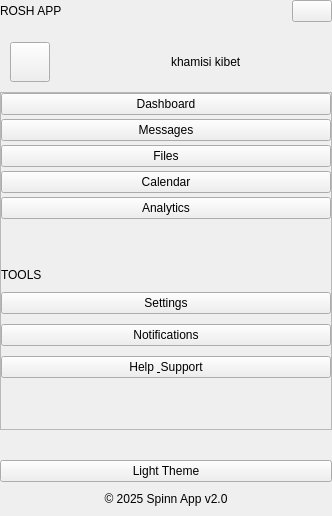
<?xml version='1.0' encoding='utf-8'?>
<ui version="4.0">
 <class>CustomComponent</class>
 <widget class="QCustomComponent" name="CustomComponent">
  <property name="geometry">
   <rect>
    <x>0</x>
    <y>0</y>
    <width>332</width>
    <height>516</height>
   </rect>
  </property>
  <property name="windowTitle">
   <string>CustomComponent</string>
  </property>
  <layout class="QVBoxLayout" name="verticalLayout">
   <property name="spacing">
    <number>10</number>
   </property>
   <property name="leftMargin">
    <number>0</number>
   </property>
   <property name="topMargin">
    <number>0</number>
   </property>
   <property name="rightMargin">
    <number>0</number>
   </property>
   <property name="bottomMargin">
    <number>0</number>
   </property>
   <item>
    <widget class="QCustomHamburgerMenu" name="leftHamburgerMenu">
     <property name="acrylicEnabled" stdset="0">
      <bool>true</bool>
     </property>
     <property name="autoHide" stdset="0">
      <bool>true</bool>
     </property>
     <property name="showButtonName" stdset="0">
      <string>BtnLeftSideDrawer</string>
     </property>
     <property name="hideButtonName" stdset="0">
      <string>hideHamburgerBtn</string>
     </property>
     <layout class="QVBoxLayout" name="verticalLayout_3">
      <property name="spacing">
       <number>10</number>
      </property>
      <property name="leftMargin">
       <number>0</number>
      </property>
      <property name="topMargin">
       <number>0</number>
      </property>
      <property name="rightMargin">
       <number>0</number>
      </property>
      <property name="bottomMargin">
       <number>0</number>
      </property>
      <item>
       <widget class="QWidget" name="leftDrawerWidget" native="true">
        <layout class="QVBoxLayout" name="verticalLayout_2">
         <property name="spacing">
          <number>10</number>
         </property>
         <property name="leftMargin">
          <number>0</number>
         </property>
         <property name="topMargin">
          <number>0</number>
         </property>
         <property name="rightMargin">
          <number>0</number>
         </property>
         <property name="bottomMargin">
          <number>0</number>
         </property>
         <item>
          <widget class="QWidget" name="headerWidget" native="true">
           <layout class="QHBoxLayout" name="horizontalLayout">
            <property name="spacing">
             <number>10</number>
            </property>
            <property name="leftMargin">
             <number>0</number>
            </property>
            <property name="topMargin">
             <number>0</number>
            </property>
            <property name="rightMargin">
             <number>0</number>
            </property>
            <property name="bottomMargin">
             <number>0</number>
            </property>
            <item>
             <widget class="QLabel" name="appTitleLabel">
              <property name="text">
               <string>ROSH APP</string>
              </property>
             </widget>
            </item>
            <item alignment="Qt::AlignmentFlag::AlignRight">
             <widget class="QPushButton" name="hideHamburgerBtn">
              <property name="text">
               <string />
              </property>
              <property name="icon">
               <iconset resource="../Qss/icons/_icons.qrc">
                <normaloff>:/material_design/icons/material_design/close.png</normaloff>:/material_design/icons/material_design/close.png</iconset>
              </property>
             </widget>
            </item>
           </layout>
          </widget>
         </item>
         <item>
          <widget class="QCustomHorizontalSeparator" name="headerSeparator" />
         </item>
         <item alignment="Qt::AlignmentFlag::AlignTop">
          <widget class="QWidget" name="profileWidget" native="true">
           <layout class="QHBoxLayout" name="profileLayout">
            <property name="spacing">
             <number>10</number>
            </property>
            <property name="leftMargin">
             <number>10</number>
            </property>
            <property name="topMargin">
             <number>0</number>
            </property>
            <property name="rightMargin">
             <number>10</number>
            </property>
            <property name="bottomMargin">
             <number>0</number>
            </property>
            <item alignment="Qt::AlignmentFlag::AlignLeft">
             <widget class="QPushButton" name="profileBtn">
              <property name="minimumSize">
               <size>
                <width>40</width>
                <height>40</height>
               </size>
              </property>
              <property name="maximumSize">
               <size>
                <width>40</width>
                <height>40</height>
               </size>
              </property>
              <property name="text">
               <string />
              </property>
              <property name="icon">
               <iconset resource="../Qss/icons/_icons.qrc">
                <normaloff>:/material_design/icons/material_design/account_circle.png</normaloff>:/material_design/icons/material_design/account_circle.png</iconset>
              </property>
              <property name="iconSize">
               <size>
                <width>20</width>
                <height>20</height>
               </size>
              </property>
             </widget>
            </item>
            <item>
             <widget class="QLabel" name="userInfoLabel">
              <property name="text">
               <string>khamisi kibet</string>
              </property>
              <property name="alignment">
               <set>Qt::AlignmentFlag::AlignLeading|Qt::AlignmentFlag::AlignLeft|Qt::AlignmentFlag::AlignVCenter</set>
              </property>
              <property name="wordWrap">
               <bool>true</bool>
              </property>
             </widget>
            </item>
           </layout>
          </widget>
         </item>
         <item>
          <widget class="QScrollArea" name="scrollArea">
           <property name="widgetResizable">
            <bool>true</bool>
           </property>
           <widget class="QWidget" name="scrollAreaWidgetContents">
            <property name="geometry">
             <rect>
              <x>0</x>
              <y>0</y>
              <width>310</width>
              <height>396</height>
             </rect>
            </property>
            <layout class="QVBoxLayout" name="verticalLayout_4">
             <property name="spacing">
              <number>0</number>
             </property>
             <property name="leftMargin">
              <number>0</number>
             </property>
             <property name="topMargin">
              <number>0</number>
             </property>
             <property name="rightMargin">
              <number>0</number>
             </property>
             <property name="bottomMargin">
              <number>0</number>
             </property>
             <item>
              <widget class="QWidget" name="navigationWidget" native="true">
               <layout class="QVBoxLayout" name="navigationLayout">
                <property name="spacing">
                 <number>4</number>
                </property>
                <property name="leftMargin">
                 <number>0</number>
                </property>
                <property name="topMargin">
                 <number>0</number>
                </property>
                <property name="rightMargin">
                 <number>0</number>
                </property>
                <property name="bottomMargin">
                 <number>0</number>
                </property>
                <item>
                 <widget class="QPushButton" name="dashboardBtn">
                  <property name="text">
                   <string>Dashboard</string>
                  </property>
                  <property name="icon">
                   <iconset resource="../Qss/icons/_icons.qrc">
                    <normaloff>:/material_design/icons/material_design/dashboard.png</normaloff>:/material_design/icons/material_design/dashboard.png</iconset>
                  </property>
                 </widget>
                </item>
                <item>
                 <widget class="QPushButton" name="messagesBtn">
                  <property name="text">
                   <string>Messages</string>
                  </property>
                  <property name="icon">
                   <iconset resource="../Qss/icons/_icons.qrc">
                    <normaloff>:/material_design/icons/material_design/chat_bubble.png</normaloff>:/material_design/icons/material_design/chat_bubble.png</iconset>
                  </property>
                 </widget>
                </item>
                <item>
                 <widget class="QPushButton" name="filesBtn">
                  <property name="text">
                   <string>Files</string>
                  </property>
                  <property name="icon">
                   <iconset resource="../Qss/icons/_icons.qrc">
                    <normaloff>:/material_design/icons/material_design/folder.png</normaloff>:/material_design/icons/material_design/folder.png</iconset>
                  </property>
                 </widget>
                </item>
                <item>
                 <widget class="QPushButton" name="calendarBtn">
                  <property name="text">
                   <string>Calendar</string>
                  </property>
                  <property name="icon">
                   <iconset resource="../Qss/icons/_icons.qrc">
                    <normaloff>:/material_design/icons/material_design/event.png</normaloff>:/material_design/icons/material_design/event.png</iconset>
                  </property>
                 </widget>
                </item>
                <item>
                 <widget class="QPushButton" name="analyticsBtn">
                  <property name="text">
                   <string>Analytics</string>
                  </property>
                  <property name="icon">
                   <iconset resource="../Qss/icons/_icons.qrc">
                    <normaloff>:/material_design/icons/material_design/analytics.png</normaloff>:/material_design/icons/material_design/analytics.png</iconset>
                  </property>
                 </widget>
                </item>
               </layout>
              </widget>
             </item>
             <item>
              <spacer name="verticalSpacer">
               <property name="orientation">
                <enum>Qt::Orientation::Vertical</enum>
               </property>
               <property name="sizeHint" stdset="0">
                <size>
                 <width>20</width>
                 <height>79</height>
                </size>
               </property>
              </spacer>
             </item>
             <item>
              <widget class="QCustomHorizontalSeparator" name="middleSeparator" />
             </item>
             <item>
              <widget class="QWidget" name="toolsWidget" native="true">
               <layout class="QVBoxLayout" name="toolsLayout">
                <property name="spacing">
                 <number>10</number>
                </property>
                <property name="leftMargin">
                 <number>0</number>
                </property>
                <property name="topMargin">
                 <number>0</number>
                </property>
                <property name="rightMargin">
                 <number>0</number>
                </property>
                <property name="bottomMargin">
                 <number>0</number>
                </property>
                <item>
                 <widget class="QLabel" name="toolsLabel">
                  <property name="text">
                   <string>TOOLS</string>
                  </property>
                 </widget>
                </item>
                <item>
                 <widget class="QPushButton" name="settingsBtn">
                  <property name="text">
                   <string>Settings</string>
                  </property>
                  <property name="icon">
                   <iconset resource="../Qss/icons/_icons.qrc">
                    <normaloff>:/material_design/icons/material_design/settings.png</normaloff>:/material_design/icons/material_design/settings.png</iconset>
                  </property>
                 </widget>
                </item>
                <item>
                 <widget class="QPushButton" name="notificationsBtn">
                  <property name="text">
                   <string>Notifications</string>
                  </property>
                  <property name="icon">
                   <iconset resource="../Qss/icons/_icons.qrc">
                    <normaloff>:/material_design/icons/material_design/notifications.png</normaloff>:/material_design/icons/material_design/notifications.png</iconset>
                  </property>
                 </widget>
                </item>
                <item>
                 <widget class="QPushButton" name="helpBtn">
                  <property name="text">
                   <string>Help &amp; Support</string>
                  </property>
                  <property name="icon">
                   <iconset resource="../Qss/icons/_icons.qrc">
                    <normaloff>:/material_design/icons/material_design/help.png</normaloff>:/material_design/icons/material_design/help.png</iconset>
                  </property>
                 </widget>
                </item>
               </layout>
              </widget>
             </item>
             <item>
              <spacer name="verticalSpacer_2">
               <property name="orientation">
                <enum>Qt::Orientation::Vertical</enum>
               </property>
               <property name="sizeHint" stdset="0">
                <size>
                 <width>20</width>
                 <height>80</height>
                </size>
               </property>
              </spacer>
             </item>
            </layout>
           </widget>
          </widget>
         </item>
         <item>
          <widget class="QCustomHorizontalSeparator" name="profileSeparator" />
         </item>
         <item>
          <widget class="QWidget" name="footerWidget" native="true">
           <layout class="QVBoxLayout" name="footerLayout">
            <property name="spacing">
             <number>10</number>
            </property>
            <property name="leftMargin">
             <number>0</number>
            </property>
            <property name="topMargin">
             <number>10</number>
            </property>
            <property name="rightMargin">
             <number>0</number>
            </property>
            <property name="bottomMargin">
             <number>10</number>
            </property>
            <item>
             <widget class="QPushButton" name="themeBtn">
              <property name="text">
               <string>Light Theme</string>
              </property>
              <property name="icon">
               <iconset resource="../Qss/icons/_icons.qrc">
                <normaloff>:/material_design/icons/material_design/light_mode.png</normaloff>:/material_design/icons/material_design/light_mode.png</iconset>
              </property>
             </widget>
            </item>
            <item>
             <widget class="QLabel" name="copyrightLabel">
              <property name="text">
               <string>© 2025 Spinn App v2.0</string>
              </property>
              <property name="alignment">
               <set>Qt::AlignmentFlag::AlignCenter</set>
              </property>
             </widget>
            </item>
           </layout>
          </widget>
         </item>
        </layout>
       </widget>
      </item>
     </layout>
    </widget>
   </item>
  </layout>
 </widget>
 <customwidgets>
  <customwidget>
   <class>QCustomHamburgerMenu</class>
   <extends>QWidget</extends>
   <header>Custom_Widgets.QCustomHamburgerMenu</header>
   <container>1</container>
  </customwidget>
  <customwidget>
   <class>QCustomHorizontalSeparator</class>
   <extends>QWidget</extends>
   <header>Custom_Widgets.QCustomHorizontalSeparator</header>
  </customwidget>
  <customwidget>
   <class>QCustomComponent</class>
   <extends>QWidget</extends>
   <header>Custom_Widgets.QCustomComponent</header>
   <container>1</container>
  </customwidget>
 <customwidget><class>QPushButton</class><extends>QPushButton</extends><header location="global">Custom_Widgets.Theme.h</header><container>1</container></customwidget><customwidget><class>QLabel</class><extends>QLabel</extends><header location="global">Custom_Widgets.Theme.h</header><container>1</container></customwidget></customwidgets>
 <connections />
</ui>
